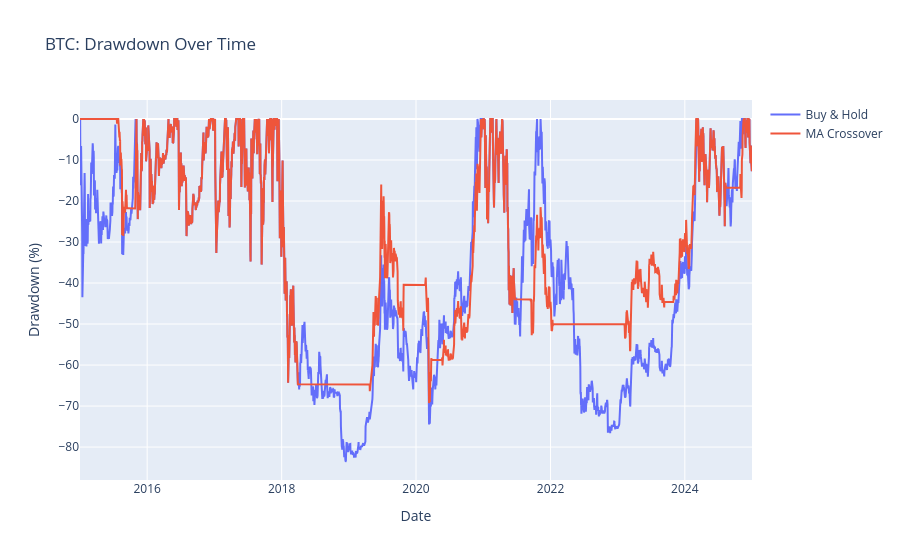

The cell this chart's notebook holds for it:
### Code cell
fig = go.Figure()
fig.add_trace(go.Scatter(x=btc_bh["Date"],  y=ddHoldBTC * 100,  name="Buy & Hold"))
fig.add_trace(go.Scatter(x=btc_mac["Date"], y=ddCrossBTC * 100, name="MA Crossover"))
fig.update_layout(title="BTC: Drawdown Over Time",
                  xaxis_title="Date", yaxis_title="Drawdown (%)")
fig.show()

### Figure 1 — Plotly figure (JSON) as saved in the notebook; plotly's stock layout.template omitted (floating-point values rounded to 4 significant figures; data arrays with more than 128 entries replaced by an {"elided": "..."} marker saying what was removed)
{"data": [{"name": "Buy & Hold", "type": "scatter", "x": {"elided": "3653 str values"}, "y": {"elided": "3653 float values"}}, {"name": "MA Crossover", "type": "scatter", "x": {"elided": "3653 str values"}, "y": {"elided": "3653 float values"}}], "layout": {"title": {"text": "BTC: Drawdown Over Time"}, "xaxis": {"title": {"text": "Date"}}, "yaxis": {"title": {"text": "Drawdown (%)"}}}}
